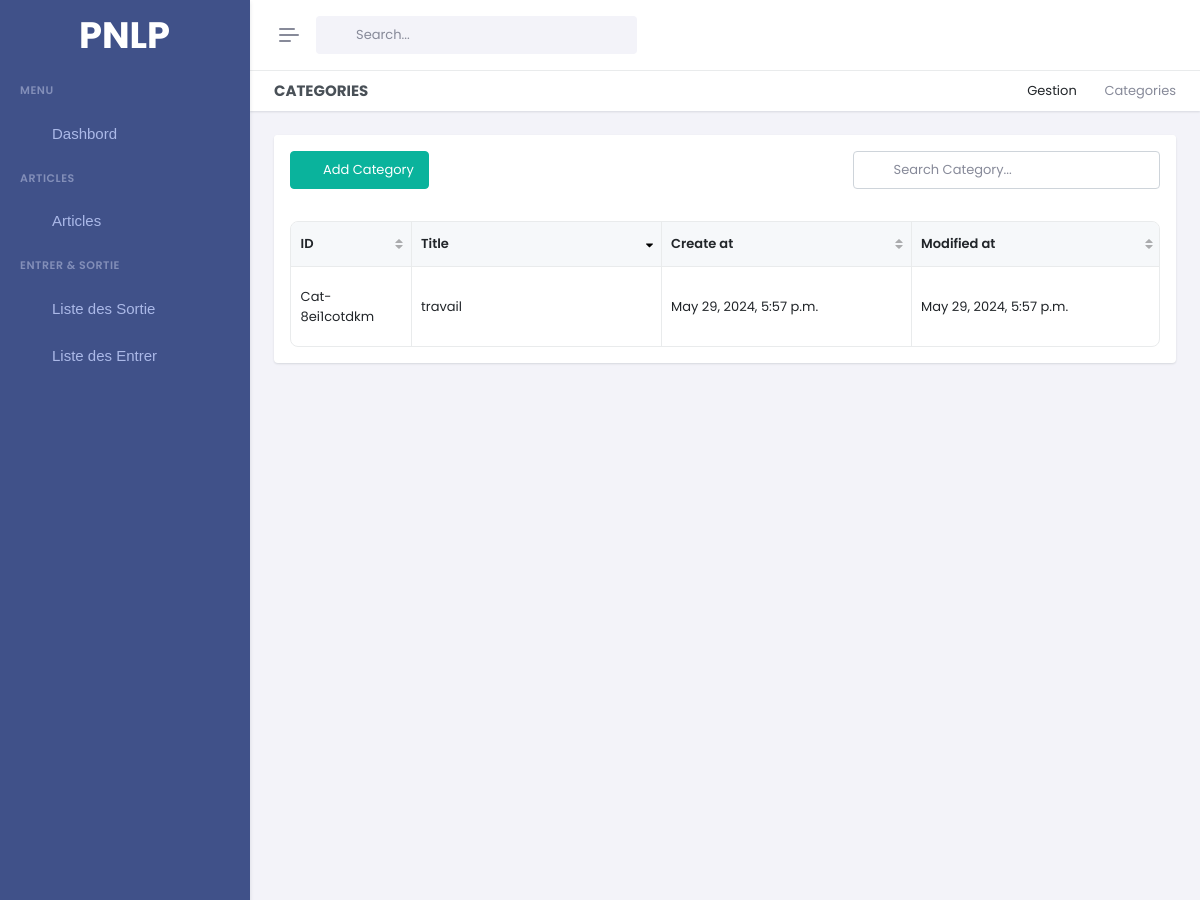
Page /articles-categories/ (upper part) on the earlier database version.
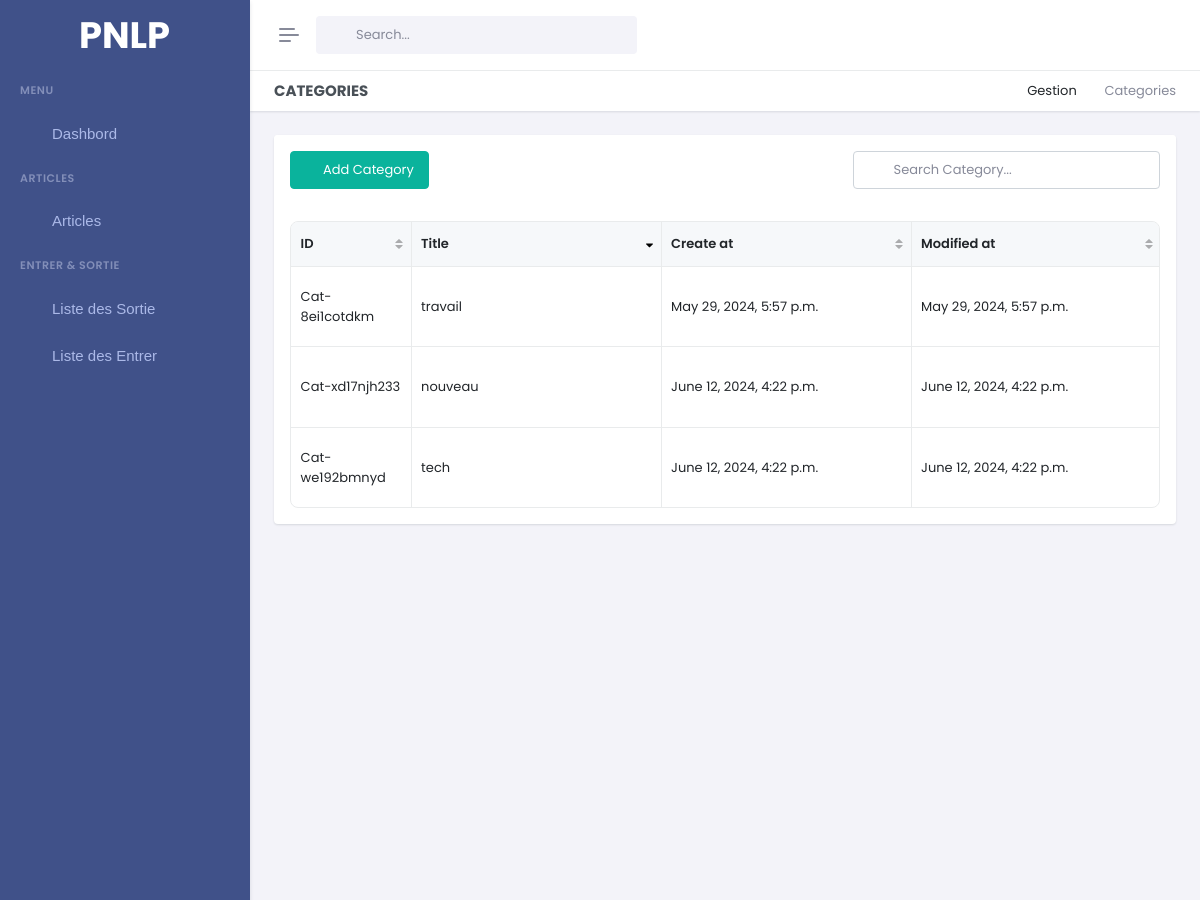
Same page on the later database version.
### gestion/models.py (models this page shows, shortened)
class Category(models.Model):
    cid = ShortUUIDField(unique=True, length=10, max_length= 20 , alphabet='abcdefghijklmnopqrstuvwxyz1234567890' , editable=False,  prefix='Cat-')
    title = models.CharField(max_length=100, default='untitle category')
    created_at = models.DateTimeField(auto_now_add=True)
    updated_at = models.DateTimeField(auto_now=True)

### gestion/views.py (the view)
# urls.py: path('articles-categories/',Article_catgoies, name='article_catgoies'),
def Article_catgoies(request):
    categories = Category.objects.all()
    context = {
        'categories':categories,
    }
    return render(request, 'pages/article/article_category.html', context)

### gestion/context_processor.py (called while the page is built)
def is_admin(user):
    try:
        admin_profile = AdminProfile.objects.get(user=user)
        return True
    except AdminProfile.DoesNotExist:
        return False

### templates/pages/article/article_category.html (shortened to what the changed rows need)
{% extends 'base/base.html' %} {% load static %} {% block 'content' %}
<div class="main-content">
    <div class="page-content">
        <div class="container-fluid">
            <div class="row">
                <div class="col-xl-12 col-lg-12">
                    <div>
                        <div class="card">
                            <div class="card-body">
                                <div class="tab-content text-muted">
                                    <div class="tab-pane active" id="productnav-all" role="tabpanel">
                                        <div id="table-hidden-column">
                                            <div role="complementary" class="gridjs gridjs-container"
                                                style="width: 100%">
                                                <div class="gridjs-wrapper" style="height: auto">
                                                    <table role="grid" class="gridjs-table" style="height: auto">
                                                        <thead class="gridjs-thead">
                                                            <tr class="gridjs-tr">
                                                                <th data-column-id="name"
                                                                    class="gridjs-th gridjs-th-sort" tabindex="0"
                                                                    style="width: 120px">
                                                                    <div class="gridjs-th-content">ID</div>
                                                                    <button tabindex="-1"
                                                                        aria-label="Sort column ascending"
                                                                        title="Sort column ascending"
                                                                        class="gridjs-sort gridjs-sort-neutral"></button>
                                                                </th>
                                                                <th data-column-id="email"
                                                                    class="gridjs-th gridjs-th-sort" tabindex="0"
                                                                    style="width: 250px">
                                                                    <div class="gridjs-th-content">Title</div>
                                                                    <button tabindex="-1"
                                                                        aria-label="Sort column ascending"
                                                                        title="Sort column ascending"
                                                                        class="gridjs-sort gridjs-sort-desc"></button>
                                                                </th>
                                                                <th data-column-id="position"
                                                                    class="gridjs-th gridjs-th-sort" tabindex="0"
                                                                    style="width: 250px">
                                                                    <div class="gridjs-th-content">Create at</div>
                                                                    <button tabindex="-1"
                                                                        aria-label="Sort column ascending"
                                                                        title="Sort column ascending"
                                                                        class="gridjs-sort gridjs-sort-neutral"></button>
                                                                </th>
                                                                <th data-column-id="company"
                                                                    class="gridjs-th gridjs-th-sort" tabindex="0"
                                                                    style="width: 250px">
                                                                    <div class="gridjs-th-content">
                                                                        Modified at
                                                                    </div>
                                                                    <button tabindex="-1"
                                                                        aria-label="Sort column ascending"
                                                                        title="Sort column ascending"
                                                                        class="gridjs-sort gridjs-sort-neutral"></button>
                                                                </th>
                                                            </tr>
                                                        </thead>
                                                        <tbody class="gridjs-tbody">
                                                            {% for category in categories %}
                                                            <tr class="gridjs-tr">
                                                                <td data-column-id="name" class="gridjs-td">
                                                                    {{category.cid}}
                                                                </td>
                                                                <td data-column-id="email" class="gridjs-td">
                                                                    {{category.title}}
                                                                </td>
                                                                <td data-column-id="position" class="gridjs-td">
                                                                    {{category.created_at}}
                                                                </td>
                                                                <td data-column-id="company" class="gridjs-td">
                                                                    {{category.updated_at}}
                                                                </td>
                                                            </tr>
                                                            {% endfor %}
                                                        </tbody>
                                                    </table>
                                                </div>
                                            </div>
                                        </div>
                                    </div>
                                </div>
                            </div>
                        </div>
                    </div>
                </div>
            </div>
        </div>
    </div>
</div>
{% endblock %}

Differences in the rows shown:
added Category: cid "Cat-xd17njh233", title "nouveau", created_at "June 12, 2024, 4:22 p.m.", updated_at "June 12, 2024, 4:22 p.m."
added Category: cid "Cat-we192bmnyd", title "tech", created_at "June 12, 2024, 4:22 p.m.", updated_at "June 12, 2024, 4:22 p.m."
